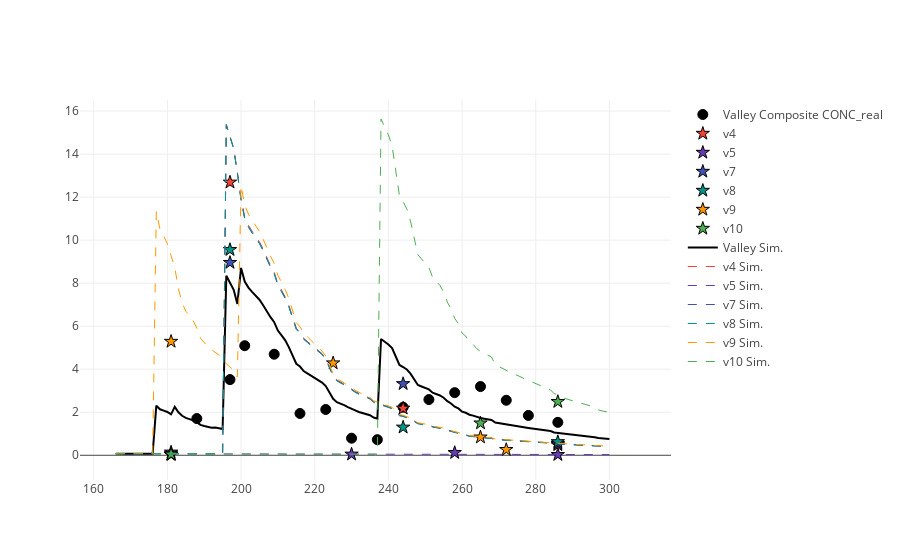

Write notebook code for a chart like this one.
### Code cell
%matplotlib inline
import plotlycred
figname = 'Soils' + variable + transect + '.png'

online = False
if online:
    # fig = py.iplot(data) 
    fig = go.Figure(data=data) # , layout=layout)
    py.image.save_as(fig, filename=figname)
else:
    iplot(data)

### Figure 1 — Plotly figure (JSON) as saved in the notebook; plotly's stock layout.template omitted (floating-point values rounded to 4 significant figures; data arrays with more than 128 entries replaced by an {"elided": "..."} marker saying what was removed)
{"data": [{"marker": {"color": "black", "line": {"color": "black", "width": 1}, "size": 10, "symbol": "circle"}, "mode": "markers", "name": "Valley Composite CONC_real", "type": "scatter", "x": {"elided": "135 int values"}, "y": {"elided": "135 float values"}}, {"marker": {"color": "#F44336", "line": {"color": "black", "width": 1}, "size": 10, "symbol": "star"}, "mode": "markers", "name": "v4", "type": "scatter", "x": {"elided": "135 int values"}, "y": {"elided": "135 float values"}}, {"marker": {"color": "#673AB7", "line": {"color": "black", "width": 1}, "size": 10, "symbol": "star"}, "mode": "markers", "name": "v5", "type": "scatter", "x": {"elided": "135 int values"}, "y": {"elided": "135 float values"}}, {"marker": {"color": "#3F51B5", "line": {"color": "black", "width": 1}, "size": 10, "symbol": "star"}, "mode": "markers", "name": "v7", "type": "scatter", "x": {"elided": "135 int values"}, "y": {"elided": "135 float values"}}, {"marker": {"color": "#009688", "line": {"color": "black", "width": 1}, "size": 10, "symbol": "star"}, "mode": "markers", "name": "v8", "type": "scatter", "x": {"elided": "135 int values"}, "y": {"elided": "135 float values"}}, {"marker": {"color": "#FF9800", "line": {"color": "black", "width": 1}, "size": 10, "symbol": "star"}, "mode": "markers", "name": "v9", "type": "scatter", "x": {"elided": "135 int values"}, "y": {"elided": "135 float values"}}, {"marker": {"color": "#4CAF50", "line": {"color": "black", "width": 1}, "size": 10, "symbol": "star"}, "mode": "markers", "name": "v10", "type": "scatter", "x": {"elided": "135 int values"}, "y": {"elided": "135 float values"}}, {"marker": {"color": "black"}, "mode": "lines", "name": "Valley Sim.", "type": "scatter", "x": {"elided": "135 int values"}, "y": {"elided": "135 float values"}}, {"line": {"color": "#F44336", "dash": "dash", "width": 1}, "name": "v4 Sim.", "type": "scatter", "x": {"elided": "135 int values"}, "y": {"elided": "135 float values"}}, {"line": {"color": "#673AB7", "dash": "dash", "width": 1}, "name": "v5 Sim.", "type": "scatter", "x": {"elided": "135 int values"}, "y": {"elided": "135 float values"}}, {"line": {"color": "#3F51B5", "dash": "dash", "width": 1}, "name": "v7 Sim.", "type": "scatter", "x": {"elided": "135 int values"}, "y": {"elided": "135 float values"}}, {"line": {"color": "#009688", "dash": "dash", "width": 1}, "name": "v8 Sim.", "type": "scatter", "x": {"elided": "135 int values"}, "y": {"elided": "135 float values"}}, {"line": {"color": "#FF9800", "dash": "dash", "width": 1}, "name": "v9 Sim.", "type": "scatter", "x": {"elided": "135 int values"}, "y": {"elided": "135 float values"}}, {"line": {"color": "#4CAF50", "dash": "dash", "width": 1}, "name": "v10 Sim.", "type": "scatter", "x": {"elided": "135 int values"}, "y": {"elided": "135 float values"}}], "layout": {}}
